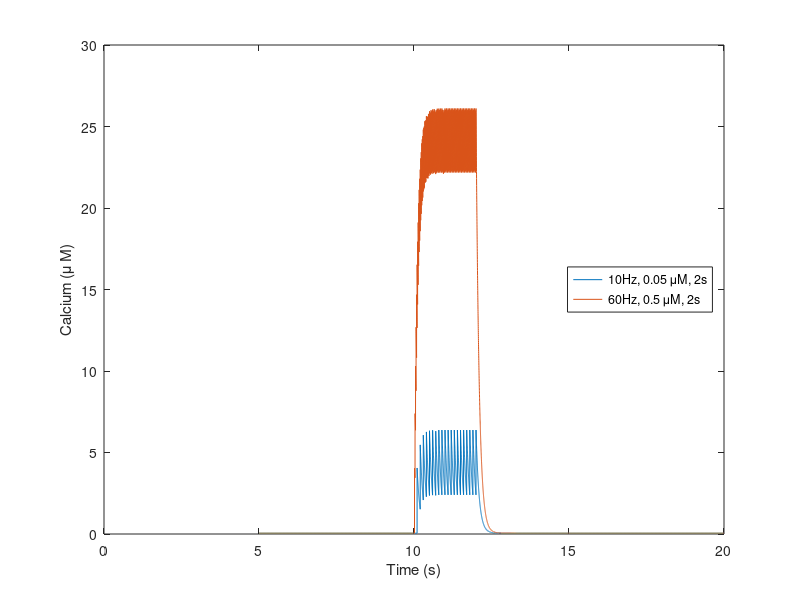

This figure's MATLAB source:
freq_cal = 10; t_induce = 10; duration = 2;
cal_source = @(t) 0.05 + 4 * sum(exp(-(t-t_induce-(1:(min(t-t_induce, duration)*freq_cal))/freq_cal)/0.1));
freq_cal = 60;
cal_source_2 = @(t) 0.05 + 4 * sum(exp(-(t-t_induce-(1:(min(t-t_induce, duration)*freq_cal))/freq_cal)/0.1));

t_lst = 5:1e-3:20;
cal_lst = zeros(size(t_lst));
cal_lst_2 = zeros(size(t_lst));
for i = 1:length(cal_lst)
    cal_lst(i) = cal_source(t_lst(i));
    cal_lst_2(i) = cal_source_2(t_lst(i));
end

fig = figure(1);
plot(t_lst, cal_lst); 

hold on;
plot(t_lst, cal_lst_2); 

xlabel('Time (s)');
ylabel('Calcium (\mu M)');
legend('10Hz, 0.05 \muM, 2s', '60Hz, 0.5 \muM, 2s', 'Location', 'east');
% saveas(fig, ['Result/calcium_dynamics_two.png']);

% title(['Calcium dynamics when stimulus = ', num2str(freq_cal), 'Hz']);
% saveas(fig, ['../Result/Ca_dynamics_', num2str(freq_cal), 'Hz.png']);